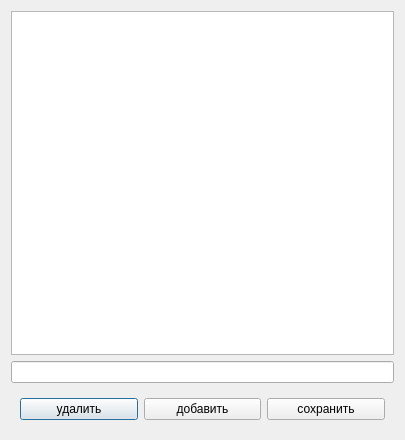
<?xml version="1.0" encoding="UTF-8"?>
<ui version="4.0">
 <class>FuelEdit</class>
 <widget class="QDialog" name="FuelEdit">
  <property name="geometry">
   <rect>
    <x>0</x>
    <y>0</y>
    <width>405</width>
    <height>440</height>
   </rect>
  </property>
  <property name="windowTitle">
   <string>Dialog</string>
  </property>
  <layout class="QVBoxLayout" name="verticalLayout">
   <item>
    <widget class="QTableView" name="tableView">
     <attribute name="horizontalHeaderDefaultSectionSize">
      <number>200</number>
     </attribute>
    </widget>
   </item>
   <item>
    <widget class="QLineEdit" name="lineEdit"/>
   </item>
   <item>
    <widget class="QWidget" name="widget" native="true">
     <layout class="QHBoxLayout" name="horizontalLayout">
      <item>
       <widget class="QPushButton" name="pushButton_3">
        <property name="text">
         <string>удалить</string>
        </property>
       </widget>
      </item>
      <item>
       <widget class="QPushButton" name="pushButton_2">
        <property name="text">
         <string>добавить</string>
        </property>
       </widget>
      </item>
      <item>
       <widget class="QPushButton" name="pushButton">
        <property name="text">
         <string>сохранить</string>
        </property>
       </widget>
      </item>
     </layout>
    </widget>
   </item>
  </layout>
 </widget>
 <resources/>
 <connections/>
</ui>
